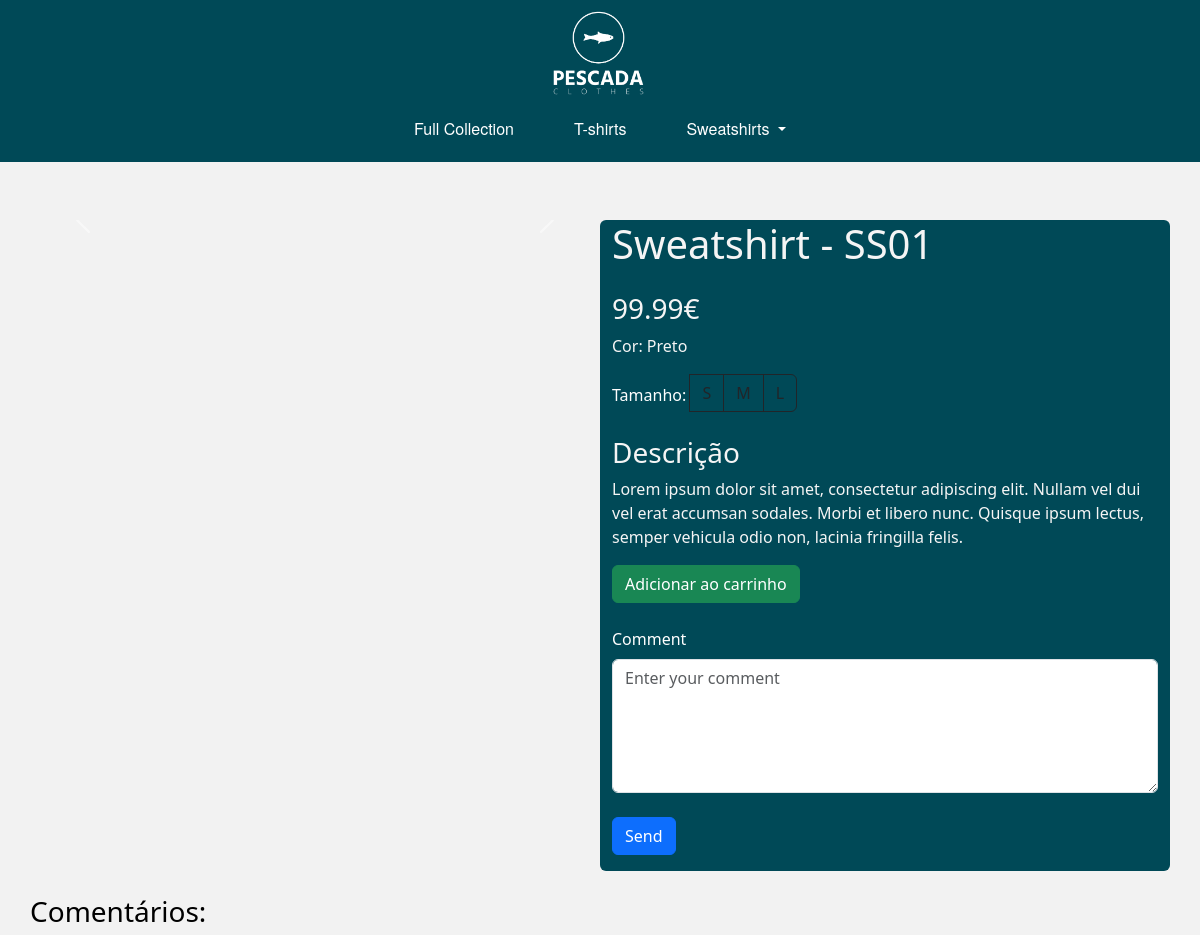
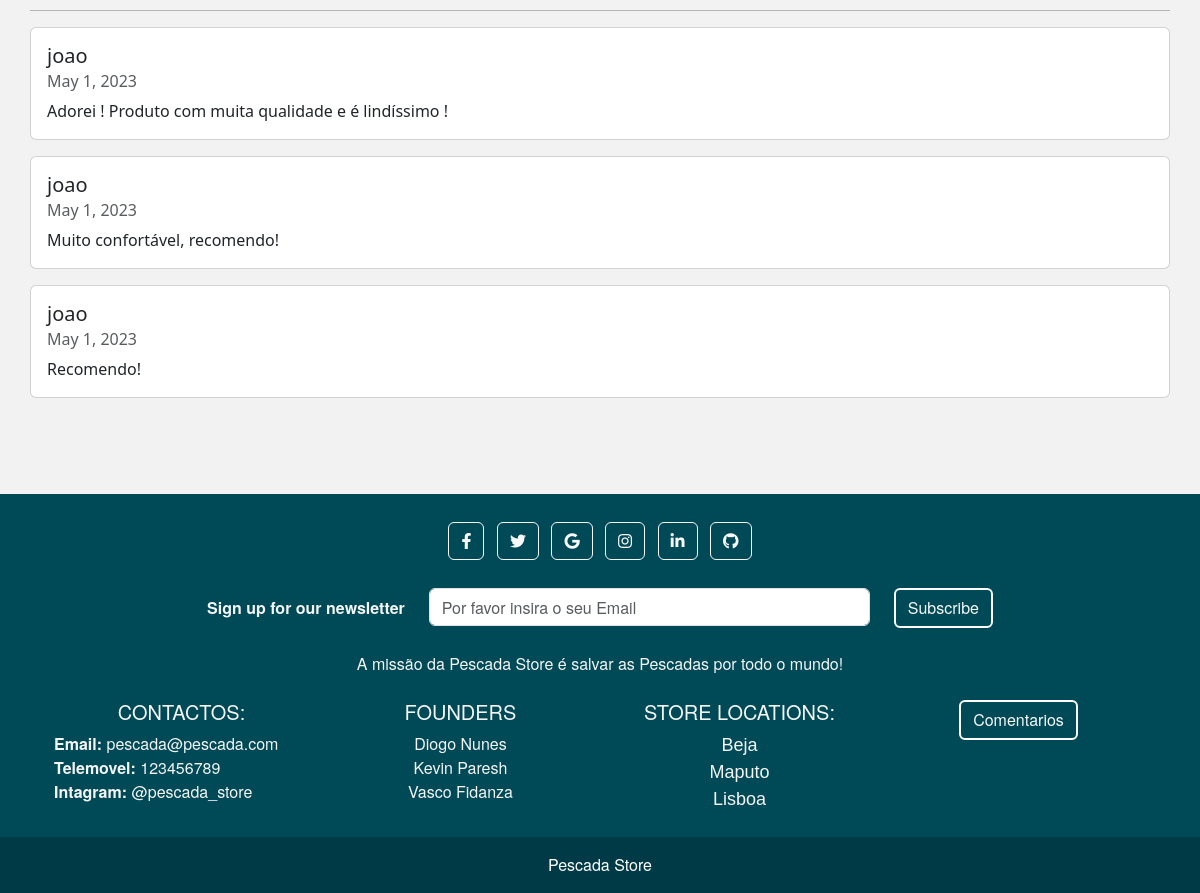
Page /4/detail/ on the committed database (2 pictures, top to bottom).
### store/models.py (models this page shows, shortened)
class Produto(models.Model):
    tamanho = models.CharField(max_length=1)
    cor = models.CharField(max_length=20)
    preco = models.DecimalField(max_digits=8, decimal_places=2)
    num_pontos = models.IntegerField(default=0)
    categoria = models.CharField(max_length=50)
    referencia = models.CharField(max_length=4)
    image = models.CharField(max_length=255, default="whiteLogo.png")
    stock = models.IntegerField(default=0)

class Comentario(models.Model):
    utilizador = models.ForeignKey(Utilizador, on_delete=models.CASCADE)
    descricao = models.CharField(max_length=2000)
    data = models.DateField(auto_now_add=True)
    image = models.CharField(max_length=255, default="pescadaDraw.png")

class Utilizador(models.Model):
    user = models.OneToOneField(User, on_delete=models.CASCADE)
    primeiro_nome = models.CharField(max_length=50)
    apelido = models.CharField(max_length=50)
    data_nascimento = models.DateField(auto_now_add=True)
    morada = models.CharField(max_length=150)
    numero_telemovel = models.IntegerField(default=0, validators=[MaxValueValidator(999999999)])
    num_cartao_cidadao = models.IntegerField(default=0, validators=[MaxValueValidator(999999999)])
    nif = models.IntegerField(default=0, validators=[MaxValueValidator(999999999)])
    email = models.EmailField(max_length=150, default="defaultMail@gmail.com")
    num_pontos = models.IntegerField(default=0)

### store/views.py (the view)
# urls.py: path('<int:produto_id>/detail/', views.detail_view, name='detail'),
def detail_view(request, produto_id):
    produto = get_object_or_404(Produto, pk=produto_id)
    comentarios = Comentario.objects.filter(image=produto.image).order_by('-data')
    context = {'produto': produto, 'comentarios': comentarios}
    return render(request, 'detail.html', context)

### templates/detail.html (shortened to what this page needs)
{% extends 'home.html' %}
 {% load static %}
{% block conteudo %}
    <div class="container">
      <div class="row">
        <div class="col-md-6">
            <div id="carouselExampleControls" class="carousel slide" data-bs-ride="carousel">
                <button class="carousel-control-prev" type="button" data-bs-target="#carouselExampleControls" data-bs-slide="prev">
                    <span class="carousel-control-prev-icon" aria-hidden="true"></span>
                </button>
                <button class="carousel-control-next" type="button" data-bs-target="#carouselExampleControls" data-bs-slide="next">
                    <span class="carousel-control-next-icon" aria-hidden="true"></span>
                </button>
            </div>
        </div>
        <div class="col-md-6 bg-secondary rounded " style="background-color: #004957 !important; padding-bottom: 0px !important;" >
           <h1 class="float-start" >{{ produto.categoria }} - {{ produto.referencia }}</h1>
            <br>
            <br>
            <br>
            <h3>{{ produto.preco }}€</h3>
            <p>Cor: {{ produto.cor }}</p>
            <form action="{% url 'addToCart' %}" method="post">
                <div class="form-group">
                    <label  style="color:white" for="size">Tamanho:</label>
                    <div class="btn-group" role="group" aria-label="Size">
                        <label class="btn btn-outline-dark" for="optionS">
                        </label>
                        <label class="btn btn-outline-dark" for="optionM">
                        </label>
                        <label class="btn btn-outline-dark" for="optionL">
                        </label>
                    </div>
                </div>
                <h3>Descrição</h3>
                <p>Lorem ipsum dolor sit amet, consectetur adipiscing elit. Nullam vel dui vel erat accumsan sodales. Morbi et libero nunc. Quisque ipsum lectus, semper vehicula odio non, lacinia fringilla felis. </p>
                <button type="submit" class=" btn btn-success">Adicionar ao carrinho</button>
            </form>
            <br>
            <form action="{% url 'comment' %}" method="post" class="mb-0">
                <div class="form-group position-relative">
                  <label style="color:white" for="comment">Comment</label>
                  <textarea class="form-control" name="comment" rows="5" placeholder="Enter your comment"></textarea>
                    <br>
                  <button type="submit" class="btn btn-primary position-relative">
                      <span class="btn-text">Send</span>
                  </button>
                </div>
            </form>
        </div>
      </div>
    </div>
    <br>
      <div class="row">
          <div class="col-md-12" style="color:black">
            <h3>Comentários:</h3>
            <hr>
            {% if comentarios %}
              {% for comentario in comentarios %}
                <div class="card mb-3">
                  <div class="card-body">
                    <h5 class="card-title">{{ comentario.utilizador.user.username }}</h5>
                    <h6 class="card-subtitle mb-2 text-muted">{{ comentario.data }}</h6>
                    <p class="card-text">{{ comentario.descricao }}</p>
                  </div>
                </div>
              {% endfor %}
            {% else %}
              <p>No comments yet.</p>
            {% endif %}
          </div>
      </div>
{% endblock %}

### templates/home.html (shortened to what this page needs)
<!DOCTYPE html>
<html lang="en">
<head>
    {% load static %}
    <link rel="stylesheet" href="{% static 'store/css/style.css' %}">
    <link rel="stylesheet" href="https://maxcdn.bootstrapcdn.com/bootstrap/4.5.2/css/bootstrap.min.css">
    <link rel="stylesheet" href="https://cdnjs.cloudflare.com/ajax/libs/font-awesome/5.15.1/css/all.min.css">
    <link href="https://cdn.jsdelivr.net/npm/bootstrap@5.3.0-alpha3/dist/css/bootstrap.min.css" rel="stylesheet">
</head>
<body class="homescreen">
    <header style="visibility: visible" class="fixed-top">
        <div class="logo">
             <a href={% url 'home' %}><img src="{% static "store/images/whiteLogo.png" %}" id="logo-img"></a>
        </div>
        <div class="header-buttons">
            {% if not request.user.is_authenticated %}
                <form action="{% url 'redirectLogin' %}" method="post">
                    <button type="submit" style="background:none; border:none; padding:0; margin:0; cursor:pointer;">
                    </button>
                </form>
                <form action="{% url 'cart_view' %}" method="post">
                    <button type="submit" style="background:none; border:none; padding:0; margin:0; cursor:pointer;">
                    </button>
                </form>
            {% endif %}
        </div>
        <nav class="nav_bar nav_bar-1">
         <ul>
            <li>
                <a href="{% url 'full_collection' %}">
                    <button class="btn" style="color: white; font-family: 'Helvetica Neue', sans-serif;">Full Collection</button>
                </a>
            </li>
            <li>
                <a href="{% url 'tshirt' %}">
                    <button class="btn" style="color: white; font-family: 'Helvetica Neue', sans-serif;">T-shirts</button>
                </a>
            </li>
            <li>
                <div class="dropdown">
                    <a>
                        <button onclick="window.location.href='{% url 'sweatgeral' %}'" style="color: white; font-family: 'Helvetica Neue', sans-serif;"
                             class="btn dropdown-toggle" type="button" data-toggle="dropdown"
                             aria-haspopup="true" aria-expanded="false">Sweatshirts
                        </button>
                    </a>
                </div>
            </li>
         </ul>
        </nav>
    </header>
    <main>
        {% block conteudo %}{% endblock %}
    </main>
    <footer class="text-center text-white">
      <div class="container p-4">
        <section class="mb-4">
          <a class="btn btn-outline-light btn-floating m-1" href="https://www.facebook.com/" role="button">
              <i class="fab fa-facebook-f"></i>
          </a>
          <a class="btn btn-outline-light btn-floating m-1" href="https://www.twitter.com/" role="button">
              <i class="fab fa-twitter"></i>
          </a>
          <a class="btn btn-outline-light btn-floating m-1" href="https://www.google.com/" role="button">
              <i class="fab fa-google"></i>
          </a>
          <a class="btn btn-outline-light btn-floating m-1" href="https://www.instagram.com/" role="button">
              <i class="fab fa-instagram"></i>
          </a>
          <a class="btn btn-outline-light btn-floating m-1" href="https://www.linkedin.com/" role="button">
              <i class="fab fa-linkedin-in"></i>
          </a>
          <a class="btn btn-outline-light btn-floating m-1" href="https://www.github.com/" role="button">
              <i class="fab fa-github"></i>
          </a>
        </section>
        <section>
          <form>
            <div class="row d-flex justify-content-center">
              <div class="col-auto">
                <p class="pt-2">
                  <strong>Sign up for our newsletter</strong>
                </p>
              </div>
              <div class="col-md-5 col-12">
                <div class="form-outline form-white mb-4">
                  <input type="email" class="form-control" placeholder="Por favor insira o seu Email"/>
                </div>
              </div>
              <div class="col-auto">
                <button type="submit" class="btn btn-outline-light mb-4" style="border: 2px solid white">
                    Subscribe
                </button>
              </div>
            </div>
          </form>
        </section>
        <section class="mb-4">
          <p>
            A missão da Pescada Store é salvar as Pescadas por todo o mundo!
          </p>
        </section>
        <section>
          <div class="row">
            <div class="col-lg-3 col-md-6 mb-4 mb-md-0">
              <h5 class="text-uppercase">Contactos: </h5>
              <ul class="list-unstyled mb-0">
                <li style="text-align: left">
                  <strong>Email:</strong> pescada@pescada.com
                </li>
                <li style="text-align: left">
                  <strong>Telemovel: </strong> 123456789
                </li>
                <li style="text-align: left">
                  <strong>Intagram: </strong> @pescada_store
                </li>
              </ul>
            </div>
            <div class="col-lg-3 col-md-6 mb-4 mb-md-0">
              <h5 class="text-uppercase">Founders</h5>
              <ul class="list-unstyled mb-0">
                <li>
                    Diogo Nunes
                </li>
                <li>
                    Kevin Paresh
                </li>
                <li>
                    Vasco Fidanza
                </li>
              </ul>
            </div>
            <div class="col-lg-3 col-md-6 mb-4 mb-md-0">
              <h5 class="text-uppercase">Store Locations:</h5>
              <ul class="list-unstyled mb-0">
                <li><a class="footer_a" href="https://www.google.com/maps/place/Beja,+Portugal/@38.0224159,-7.9298264,13z/data=!3m1!4b1!4m6!3m5!1s0xd1a7371a5dfcd87:0x6a5aea70e6cc5193!8m2!3d38.0153039!4d-7.8627308!16zL20vMDI5dHlq">Beja</a></li>
                <li><a class="footer_a" href="https://www.google.com/maps/place/Maputo,+Mo%C3%A7ambique/@-25.8962586,32.6106835,12z/data=!3m1!4b1!4m6!3m5!1s0x1ee69723b666da55:0x42497f579a6bb442!8m2!3d-25.969248!4d32.5731746!16zL20vMGZxYnk">Maputo</a></li>
                <li><a class="footer_a" href="https://www.google.com/maps/place/Lisboa,+Portugal/@38.7436863,-9.2014027,13z/data=!3m1!4b1!4m6!3m5!1s0xd19331a61e4f33b:0x400ebbde49036d0!8m2!3d38.7222524!4d-9.1393366!16zL20vMDRsbGI">Lisboa</a></li>
              </ul>
            </div>
            <div class="col-lg-3 col-md-6 mb-4 mb-md-0">
              <form action="{% url 'comentarios' %}" method="post">
                  <input type="submit" value="Comentarios" class="btn btn-outline-light mb-4" style="border: 2px solid white">
              </form>
            </div>
          </div>
        </section>
      </div>
      <div class="text-center p-3" style="background-color: rgba(0, 0, 0, 0.2);">
        Pescada Store
      </div>
    </footer>
</body>
</html>

### store/static/store/css/style.css (style rules this page uses)
* { margin: 0; padding: 0; box-sizing: border-box; }
html body { height: 100%; margin: 0; }
body { background: cornsilk; display: flex; align-items: center; flex-direction: column; height: 100%; width: 100%; margin: 0; }
body.homescreen { background-image: url('../images/FundoHome.jpg'); background-size: cover; background-repeat: no-repeat; background-position: top center; background-attachment: scroll; display: flex; align-items: center; flex-direction: column; height: 100%; width: 100%; margin: 0; padding-top: 600px; }
.logo { float:left; padding-left: 44%; align-items: center; justify-content: center; }
.logo img { width: 21%; height: auto; align-items: center; justify-content: center; align-items: center; }
header { position:fixed; top:0;left:0;right:0; background: #004957; display:flex; align-items: center; justify-content: flex-start; width:100%; }
main { display: grid; justify-content: center; align-items: center; padding-bottom: 80px; flex-grow: 1; }
.container { width: 100%; margin: 0 auto; overflow: auto; color: whitesmoke; }
.header-buttons { font-family: 'Montserrat', sans-serif; position: absolute; top: 10px; right: 20px; display: flex; }
.header-buttons form { margin-left: 10px; }
footer { width: 100%; background-color: #004957; color: #fff; font-family: 'Helvetica Neue', sans-serif; font-size: 16px; }
strong { font-weight: bold; }
.formulario h2, label { color: black; }
.footer_a { text-decoration: none; color: whitesmoke; font-family: Arial, sans-serif; font-size: 18px; padding: 8px 16px; border-radius: 4px; transition: background-color 0.3s, color 0.3s; }
.nav_bar { padding: 10px 10px; font-family: 'Open Sans Condensed', sans-serif; }
.nav_bar ul { list-style: none; margin: 0; padding: 0; text-align: center; }
.nav_bar li { display: inline-block; margin: 0 15px; }
.nav_bar a { font-size: 22px; text-transform: uppercase; text-decoration: none; color: white; display: block; position: relative; padding: 4px 0; }
.nav_bar a::before { content: ""; width: 100%; height: 4px; position: absolute; left: 0; right: 0; bottom: 0; background: #5de0e6; transition: 0.5s transform ease; transform: scale3d(0,1,1); transform-origin: 50% 50%; }

### rows in the picture
Produto: categoria "Sweatshirt", referencia "SS01", preco "99.99", cor "Preto"
Comentario: utilizador.user.username "joao", data "May 1, 2023", descricao "Adorei ! Produto com muita qualidade e é lindíssimo !"
Comentario: utilizador.user.username "joao", data "May 1, 2023", descricao "Muito confortável, recomendo!"
Comentario: utilizador.user.username "joao", data "May 1, 2023", descricao "Recomendo!"
